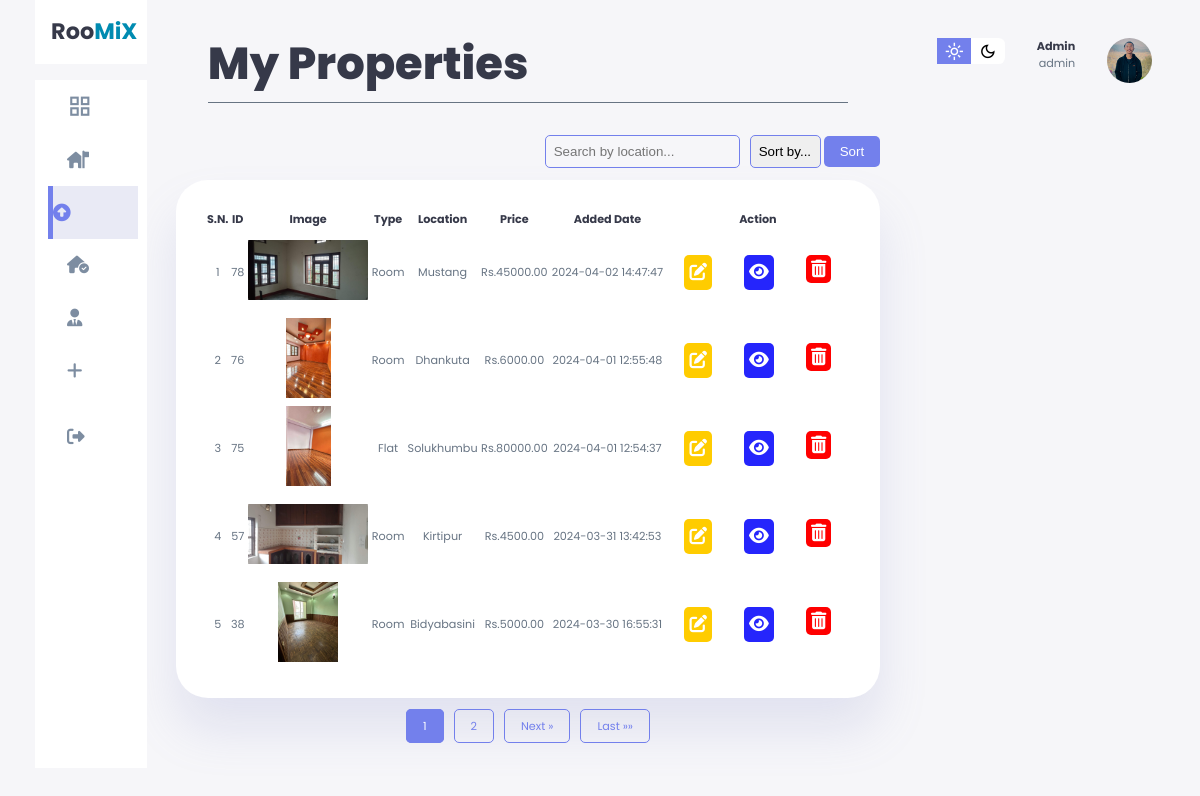
The app's page /landlordAdmin/myRequest.php (signed in) with its own data.
### tables this page shows
CREATE TABLE `property` (
  `id` int(11) NOT NULL,
  `property_title` varchar(255) NOT NULL,
  `description` text DEFAULT NULL,
  `property_type` enum('Room','Flat') NOT NULL,
  `kitchen` int(11) DEFAULT NULL,
  `bedroom` int(11) DEFAULT NULL,
  `living_room` int(11) DEFAULT NULL,
  `floor` int(11) DEFAULT NULL,
  `parking` int(11) DEFAULT NULL,
  `area` decimal(10,2) DEFAULT NULL,
  `total_price` decimal(10,2) DEFAULT NULL,
  `location` varchar(255) DEFAULT NULL,
  `added_date` timestamp NOT NULL DEFAULT current_timestamp(),
  `expiry_date` date DEFAULT NULL,
  `sold_status` tinyint(1) NOT NULL DEFAULT 1,
  `user_id` int(50) NOT NULL,
  `media` text DEFAULT NULL
);

### landlordAdmin/myRequest.php (the view, shortened to what this page needs)
<!DOCTYPE html>
<html lang="en">
<?php
require '../includes/dbConnect.php'; ?>
<head>
  <link rel="stylesheet" href="https://cdnjs.cloudflare.com/ajax/libs/font-awesome/5.15.4/css/all.min.css" />
  <link rel="stylesheet" href="https://cdnjs.cloudflare.com/ajax/libs/font-awesome/6.5.1/css/all.min.css">
  <link rel="stylesheet" href="style.css">
  <link rel="stylesheet" href="search&pagination.css">
</head>
<body style="margin-top:-1.5rem">
  <nav>
    <div class="right">
      <div class="top">
        <div class="theme-toggler">
          <span class="material-symbols-sharp active">light_mode</span>
          <span class="material-symbols-sharp">dark_mode</span>
        </div>
        <div class="profile">
          <div class="info">
            <p><b><?php echo $_SESSION["user"] ?></b></p>
            <p><?php echo $_SESSION["userType"] ?></p>
          </div>
          <div class="profile-photo">
            <img src="./images/yujan.jpg" alt="" />
          </div>
        </div>
      </div>
    </div>
  </nav>
  <div class="container">
    <aside>
      <div class="top">
        <a href="index.php">
          <div class="logo">
            <h2>Roo<span class="danger">MiX</span> </h2>
          </div>
        </a>
      </div>
      <div class="sidebar">
        <a href="index.php">
          <span class="material-symbols-sharp">grid_view </span>
        </a>
        <a href="myProerty.php">
          <i class="fa-solid fa-house-flag"></i>
        </a>
        <a href="rentRequest.php" class="active">
          <i class="fa-solid fa-arrow-alt-circle-up"></i>
        </a>
        <a href="soldProperties.php">
          <i class="fa-solid fa-house-circle-check"></i>
        </a>
        <a href="userDetail.php">
          <i class="fa-solid fa-user-tie"></i>
        </a>
        <a href="addProperties.php">
          <i class="fa-solid fa-plus"></i>
        </a>
        <a href="../control/logout.php" name="submit">
          <i class="fa-solid fa-right-from-bracket"></i>
        </a>
      </div>
    </aside class="asidebar">
    <main>
      <h1 class="dashboard-heading">My Properties</h1>
      <div class="search-sort">
        <form action="" method="POST">
          <input type="text" id="searchInput" name="search" placeholder="Search by location...">
        </form>
        <form action="" method="POST">
          <select id="sortSelect" name="sort_alphabet">
            <option value="">Sort by...</option>
          </select>
          <button type="submit" id="applyButton">Sort</button>
        </form>
      </div>
      <?php
      $records_per_page = 5;
      $page = 1;
      $offset = ($page - 1) * $records_per_page;
      $sort_order = 'DESC';
      $search_query = '';
      $filtered_property_query = "SELECT * FROM property WHERE sold_status = 1";
      $property_query = $filtered_property_query . " $search_query ORDER BY added_date $sort_order LIMIT $offset, $records_per_page";
      $query_run = mysqli_query($conn, $property_query);
      ?>
      <div class="p-table" style="margin-top:-0.5rem">
        <table>
          <thead>
            <tr>
              <th>S.N.</th>
              <th>ID</th>
              <th>Image</th>
              <th>Type</th>
              <th>Location</th>
              <th>Price</th>
              <th>Added Date</th>
              <th>Action</th>
            </tr>
          </thead>
          <tbody>
            <?php
            $serial_number = ($page - 1) * $records_per_page + 1;
            while ($row = mysqli_fetch_assoc($query_run)) {
            ?>
              <tr>
                <td><?php echo $serial_number++; ?></td>
                <td><?php echo $row['id'] ?></td>
                <td>
                  <?php
                  if (!empty($row['media'])) {
                    $image_urls = explode(',', $row['media']);
                    $first_image = trim($image_urls[0]);
                  ?>
                    <img src="<?php echo $first_image; ?>" alt="Property Image" style="object-position: center;
                      object-fit: contain;">
                  <?php
                  } else {
                  ?>
                    <span>No Image Available</span>
                  <?php
                  }
                  ?>
                </td>
                <td><?php echo $row['property_type']; ?></td>
                <td><?php echo $row['location']; ?></td>
                <td>Rs.<?php echo $row['total_price']; ?></td>
                <td><?php echo $row['added_date']; ?></td>
                <td>
                  <div class="action-icons">
                    <a href="editProperty.php?id=<?php echo $row['id'] ?>" class="custom-link" style="background-color: #ffcc00;"><i class="fas fa-edit text-white"></i></a>
                    <a href="propertyShow.php?id=<?php echo $row['id'] ?>" class="custom-link" style="background-color: rgb(37, 37, 252);"><i class="fas fa-eye text-white"></i></a>
                    <form action="../control/deleteProperty.php" method="POST">
                      <button type="submit" name="property_delete_btn" class="custom-link delete-icon"><i class="fas fa-trash-alt"></i></button>
                    </form>
                  </div>
                </td>
              </tr>
            <?php }
            ?>
          </tbody>
        </table>
      </div>
      <div class="pagination">
        <?php
        $total_records_query = "SELECT COUNT(*) AS total FROM  property WHERE  sold_status= 1";
        $total_records_result = mysqli_query($conn, $total_records_query);
        $total_records = mysqli_fetch_assoc($total_records_result)['total'];
        $total_pages = ceil($total_records / $records_per_page);
        for ($i = 1; $i <= $total_pages; $i++) {
          echo "<a " . ($i == $page ? "class='active'" : "") . " href='myProerty.php?page=$i'>$i</a>";
        }
        if ($page < $total_pages) {
          echo "<a href='myProerty.php?page=" . ($page + 1) . "'>Next &raquo;</a>";
        }
        echo "<a href='myProerty.php?page=$total_pages'>Last &raquo;&raquo;</a>";
        ?>
      </div>
  </div>
</body>
</html>

### landlordAdmin/style.css (style rules this page uses)
:root { --clr-primary: #7380ec; --clr-danger: #ff7782; --clr-success: #41f1b6; --clr-white: #fff; --clr-info-dark: #7d8da1; --clr-info-light: #dce1eb; --clr-dark: #363949; --clr-warnig: #ff4edc; --clr-light: rgba(132, 139, 200, 0.18); --clr-primary-variant: #111e88; --clr-primary-msg: #070d38; --clr-dark-variant: #677483; --clr-color-background: #f6f6f9; --card-border-radius: 2rem; --border-radius-1: 0.4rem; --border-radius-2: 0.8rem; --border-radius-3: 1.2rem; --card-padding: 1.8rem; --padding-1: 1.2rem; --box-shadow: 0 2rem 3rem var(--clr-light); }
* { margin: 0; padding: 0; box-sizing: border-box; border: 0; text-decoration: none; list-style: none; appearance: none; }
body { width: 100vw; height: 100vh; font-size: .7rem; user-select: none; overflow-x: hidden; background: var(--clr-color-background); font-family: 'Poppins', sans-serif; padding-right: 2rem; }
.container { display: grid; width: 96%; gap: 1.8rem; grid-template-columns: 14rem auto ; margin: 0 auto; }
a { color: var(--clr-dark); }
h1 { font-weight: 800; font-size: 2.8rem; }
h2 { font-size: 1.4rem; }
.profile-photo img { width: 2.8rem; height: 2.8rem; overflow: hidden; border-radius: 50%; }
p { color: var(--clr-dark-variant); }
b { color: var(--clr-dark); }
.danger { color: rgb(0, 139, 177); }
i { font-size: 1.1rem; transition: all .3s ease-in-out; }
nav { display: flex; }
aside { height: 100vh; }
aside .top { background: var(--clr-white); display: flex; align-items: center; justify-content: space-between; margin-top: 1.4rem; padding: 1rem; }
aside .sidebar { background: var(--clr-white); display: flex; flex-direction: column; height: 86vh; position: relative; top: 1rem; }
aside .sidebar a { display: flex; color: var(--clr-info-dark); margin-left: 2rem; gap: 1rem; align-items: center; height: 3.3rem; transition: all .1s ease; }
aside .sidebar a span { font-size: 1.6rem; transition: all .3s ease-in-out; }
aside .sidebar a:last-child { position: absolute; bottom: 1rem; width: 100%; }
aside .sidebar a.active { background-color: var(--clr-light); color: var(--clr-primary); margin-left: 0; border-left: 5px solid var(--clr-primary); margin-left: calc(1rem - 3px); }
main { margin-top: 1.4rem; width: auto; }
.dashboard-heading { border-bottom: 1.5px solid var(--clr-dark-variant); padding-bottom: 5px; margin: 2rem; }
main input { background-color: transparent; border: 0; outline: 0; color: var(--clr-dark); }
main h1 { color: var(--clr-dark); }
main .p-table { margin-top: 2rem; }
main .p-table table { background: var(--clr-white); width: 100%; border-radius: var(--card-border-radius); padding: var(--card-padding); text-align: center; box-shadow: var(--box-shadow); transition: all .3s ease; color: var(--clr-dark); }
main table tbody td { height: 3.8rem; border-bottom: 1px solid var(--clr-white); color:var(--clr-dark-variant) }
main table tbody tr:last-child td { border: none; }
td .action-icons { display: flex; flex-wrap: nowrap; font-size: 1rem; justify-content: center; }
td .action-icons .custom-link { color: white; padding: 5px; cursor: pointer; border-radius: 5px; }
.p-table td img { align-items: center; width: 120px; height: 80px; background-size: cover; background-position: center; border-radius: var(--border-radius-2); }
main .p-table a { text-align: center; display: block; margin: 1rem; }
.custom-link { display: block; text-align: center; margin: 1rem; }
nav { display: flex; justify-content: right; position: absolute; top: 1rem; right: 3rem; }
.right { margin-top: 1.4rem; display: flex; flex-direction: column; justify-content: right; }
.right .top { display: flex; justify-content: start; gap: 2rem; }
.right .theme-toggler { background: var(--clr-white); display: flex; justify-content: space-between; height: 1.6rem; width: 4.2rem; cursor: pointer; border-radius: var(--border-radius-1); }
.right .theme-toggler span { font-size: 1.2rem; width: 50%; height: 100%; display: flex; align-items: center; justify-content: center; }
.right .theme-toggler span.active { background: var(--clr-primary); color: #fff; }
.right .top .profile { display: flex; gap: 2rem; text-align: right; }
@media screen and (max-width:1200px) { .container { width: 94%; grid-template-columns: 7rem auto 14rem; } }
@media screen and (max-width:1200px) { aside .sidebar a { width: 5.6rem; } }
@media screen and (max-width:1200px) { aside .sidebar a:last-child { position: relative; margin-top: 1.8rem; } }

### records on screen
property: id "78", media (picture), property_type "Room", location "Mustang", total_price "45000.00", added_date "2024-04-02 14:47:47"
property: id "76", media (picture), property_type "Room", location "Dhankuta", total_price "6000.00", added_date "2024-04-01 12:55:48"
property: id "75", media (picture), property_type "Flat", location "Solukhumbu", total_price "80000.00", added_date "2024-04-01 12:54:37"
property: id "57", shows a picture, property_type "Room", location "Kirtipur", total_price "4500.00", added_date "2024-03-31 13:42:53"
property: id "38", shows a picture, property_type "Room", location "Bidyabasini", total_price "5000.00", added_date "2024-03-30 16:55:31"

### other values on screen
$_SESSION["user"] "Admin"
$_SESSION["userType"] "admin"
